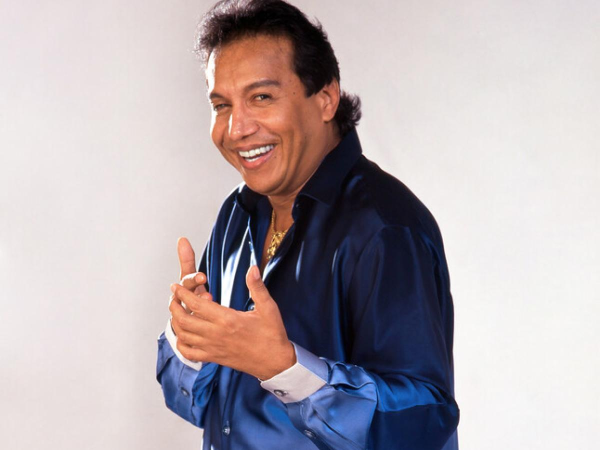
#> input picture script/diome.jpg, 1200 x 900 px (shown at 1/2 size)
$ python 'main copy 2.py'
#> lines starting #> are read from the running program, lines starting #| are printed output that depends on the picture; after the words box and inside, x2 and y2 are one past the last pixel; in counts of white or black regions, pixels touching at a corner belong together
import os
import cv2

def binary_thresholding(img, threshold, inv=False):
    if inv:
        ret, img = cv2.threshold(img, threshold, 255, cv2.THRESH_BINARY_INV)
    else:
        ret, img = cv2.threshold(img, threshold, 255, cv2.THRESH_BINARY)
    return img

def resize_image(img, scale_percent):
    width = int(img.shape[1] * scale_percent / 100)
    height = int(img.shape[0] * scale_percent / 100)
    dim = (width, height)
    resized = cv2.resize(img, dim)
    return resized

def load_file():
    """
    Carga una imagen desde el directorio actual y la muestra después de aplicar umbralización y redimensionamiento.
    """
    try:
        file_name = "diome.jpg"
        path = os.path.dirname(os.path.abspath(__file__))
        img_path = os.path.join(path, file_name)

        img = cv2.imread(img_path, cv2.IMREAD_GRAYSCALE)
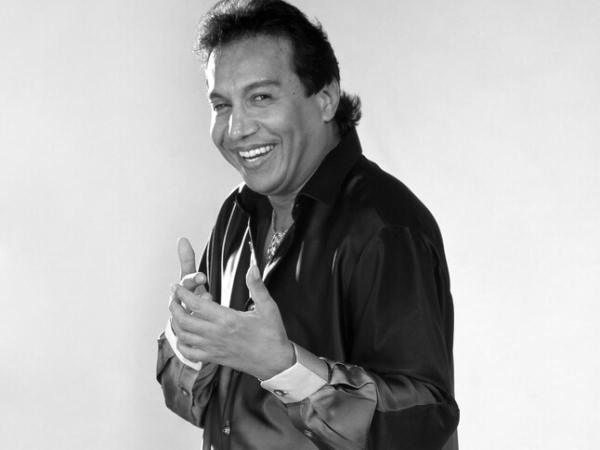
#> img: shape (900, 1200) (shown at 1/2 size); min 0, max 255, mean 175.6
        if img is None:
            raise FileNotFoundError("No se pudo cargar la imagen.")
    except Exception as e:
        print(f"Error al cargar la imagen: {e}")
        return None

    img_thresh = binary_thresholding(img, 127, inv=True)
#> in binary_thresholding, `ret, img = cv2.threshold(img, threshold, 255, cv2.THRESH_BINARY_INV)`:
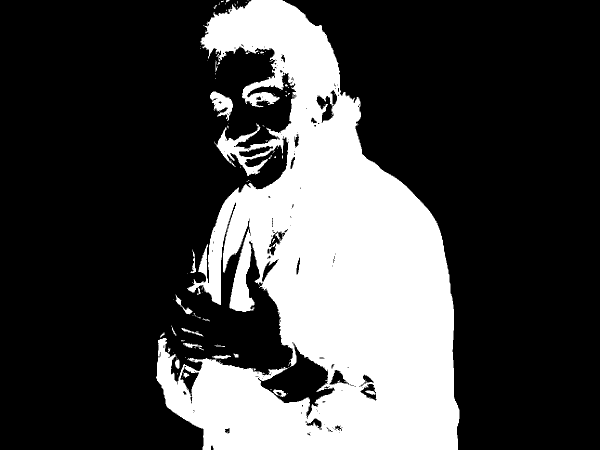
#> img: shape (900, 1200) (shown at 1/2 size); 27.2% white; 127 white regions (101 under 20 px), largest, box (x1, y1, x2, y2) and area: (312, 0, 919, 900) 290390, (420, 182, 466, 242) 1361, (351, 589, 385, 629) 269
#> in binary_thresholding, `ret, img = cv2.threshold(img, threshold, 255, cv2.THRESH_BINARY_INV)`: ret = 127
    result = resize_image(img_thresh, 50)
#> in resize_image, `resized = cv2.resize(img, dim)`:
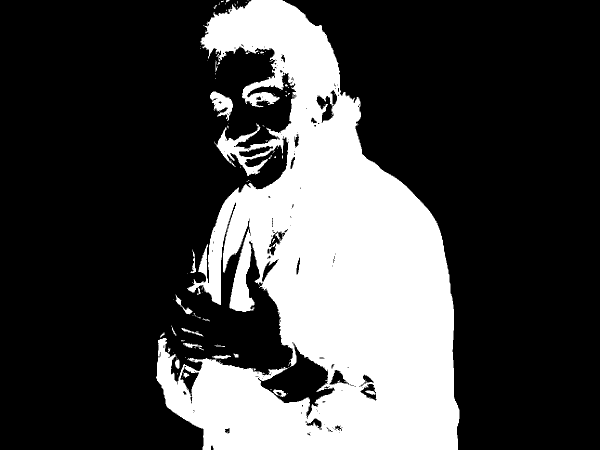
#> resized: shape (450, 600); min 0, max 255, mean 69.4
    matrix = result / 255

    return result, matrix

image, matrix = load_file()
print(matrix)  # Imprimir la matriz resultante
#> (printed output is left out)

cv2.imshow('Imagen', image)
cv2.waitKey(0)
cv2.destroyAllWindows()
